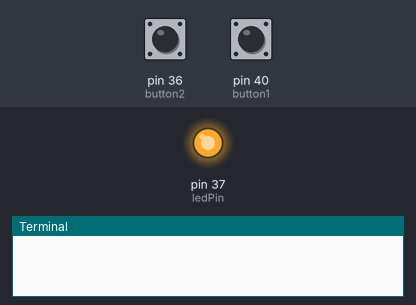
Simulated run of this program. Board: Raspberry Pi (header pin numbers). Shown: output pins drawn as LEDs (lit = HIGH), the last lines printed to the terminal. Inputs (shaded band) come from the test bench; at power-on: pin 40 (button1) HIGH, pin 36 (button2) HIGH.

Above: at 1.2 s.
1.3 s: pin 40 (button1) pulled LOW for 0.15 s
At 2.1 s:
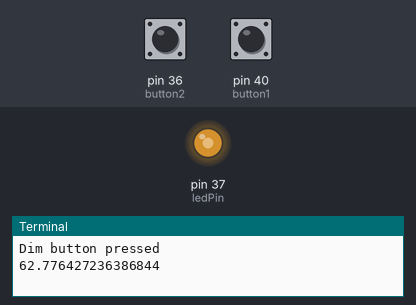
3.0 s: pin 40 (button1) pulled LOW for 1 s
At 5.2 s:
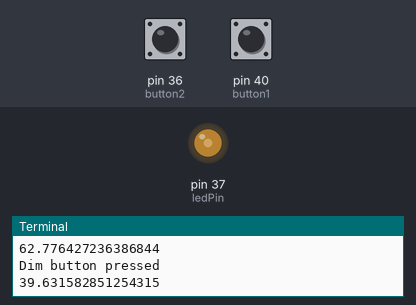
5.5 s: pin 40 (button1) pulled LOW for 0.15 s
At 6.6 s:
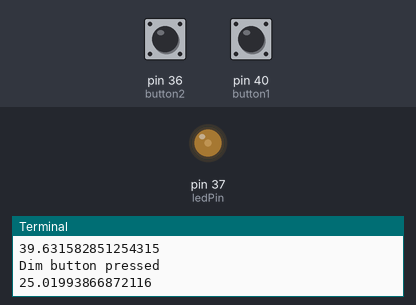
7.2 s: pin 36 (button2) pulled LOW for 0.15 s
At 7.9 s:
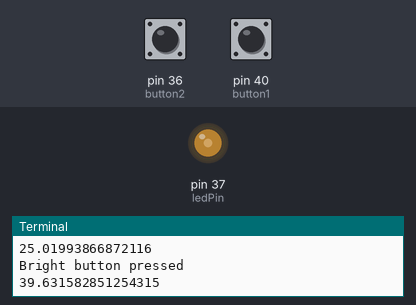
8.9 s: pin 36 (button2) pulled LOW for 1 s
At 11.1 s:
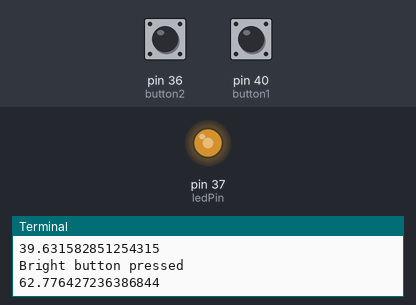
11.4 s: pin 36 (button2) pulled LOW for 3.2 s
At 15.9 s:
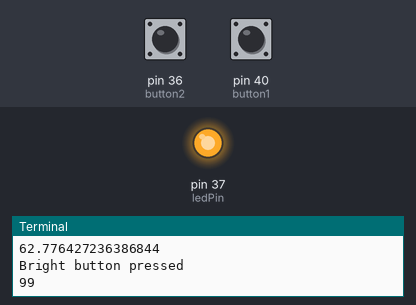
Timing chart, 0 to 17.1 s (numbered marks = the images above; inputs shaded):
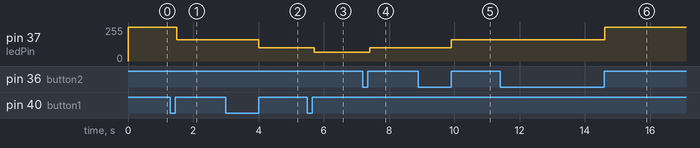

The program:

10._PWM_led_brightness_control_Buttom.py
```python
import RPi.GPIO as GPIO
from time import sleep

button1 = 40
button2 = 36
ledPin = 37
dutyCycle = 99

# Initial states
LEDState = 0
button1State = 1
button1StateOld = 1
button2State = 1
button2StateOld = 1
buttonPush=10

GPIO.setwarnings(False)
GPIO.setmode(GPIO.BOARD)
GPIO.setup(button1, GPIO.IN, pull_up_down = GPIO.PUD_UP)
GPIO.setup(button2, GPIO.IN, pull_up_down = GPIO.PUD_UP)
GPIO.setup(ledPin, GPIO.OUT)

myPWM = GPIO.PWM(ledPin, 1000)
myPWM.start(dutyCycle)

try:
    while True:
        # Read the current state of the buitton
        button1State = GPIO.input(button1)
        button2State = GPIO.input(button2)

        # Check if button1 is pressed
        if button1StateOld == 0 and button1State == 1:


            buttonPush-=1
            dutyCycle =(1.584)**buttonPush
            print("Dim button pressed")
            dutyCycle = max(0, min(dutyCycle, 99))
            print(dutyCycle)

        # Check if button2 is pressed
        if button2StateOld == 0 and button2State == 1:
            buttonPush+=1
            dutyCycle =(1.584)**buttonPush
            print("Bright button pressed")
            dutyCycle = max(0, min(dutyCycle, 99))
            print(dutyCycle)

        #if dutyCycle > 99:
            #dutyCycle = 99
        #if dutyCycle < 0:
            #dutyCycle = 0

          #Clamp duty cycle value between 0 and 99
        myPWM.ChangeDutyCycle(int(dutyCycle))

        button1StateOld = button1State
        button2StateOld = button2State

        sleep(0.1)

except KeyboardInterrupt:
    print("Keyboard interrupt detected. Exiting Program")

finally:
    myPWM.stop()
    GPIO.cleanup()
```

Measured:
- after the input at 1.3 s, pin 37 (ledPin): 252/255 → 158/255 after 0.20 s
- after the input at 3.0 s, pin 37 (ledPin): 158/255 → 99/255 after 1.0 s
- after the input at 5.5 s, pin 37 (ledPin): 99/255 → 64/255 after 0.20 s
- after the input at 7.2 s, pin 37 (ledPin): 64/255 → 99/255 after 0.20 s
- after the input at 8.9 s, pin 37 (ledPin): 99/255 → 158/255 after 1.0 s
- after the input at 11.4 s, pin 37 (ledPin): 158/255 → 252/255 after 3.2 s
